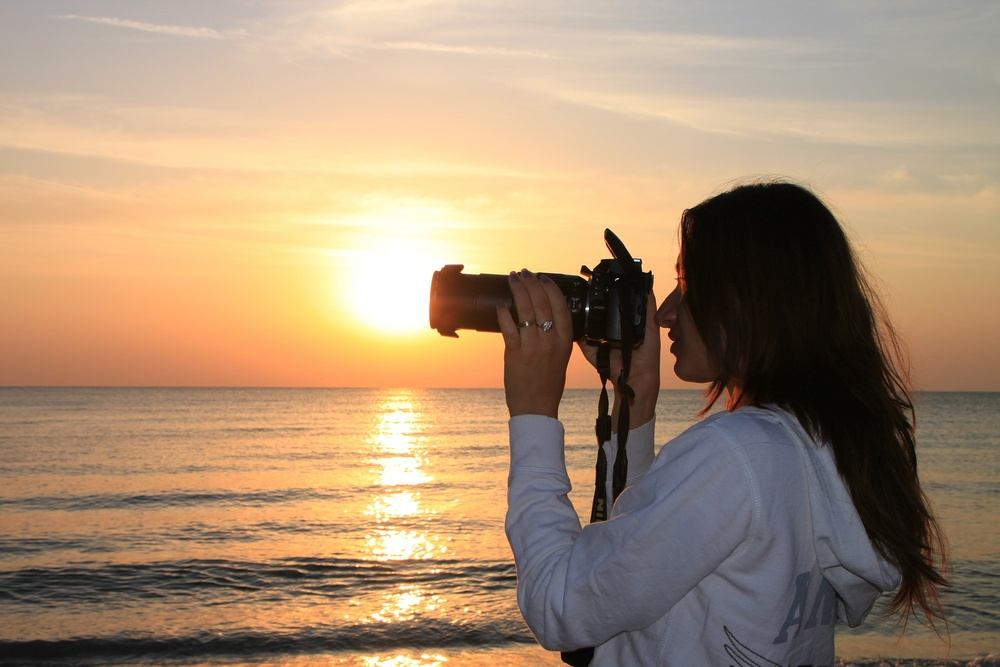
#> input picture Tutorial_OpenCV/imagem/01.jpg, 1000 x 667 px, shrunk from 1920 x 1280 before the run, given in place of the camera
$ python detectaObjCor2.py
#> lines starting #> are read from the running program, lines starting #| are printed output that depends on the picture; after the words box and inside, x2 and y2 are one past the last pixel; in counts of white or black regions, pixels touching at a corner belong together
#!urs/bin env python

from __future__ import print_function
import cv2
import numpy as np

def detec():
    img = cv2.VideoCapture('/dev/video0')
    kernel = np.ones((5,5),np.uint8)

    while(True):
        _, frame = img.read()
#> frame is the input picture: shape (667, 1000, 3); mean B, G, R 115.6, 142.8, 168.3

        blueRangemin = np.array([110,50,50])
        blueRangemax = np.array([130,255,255])
        blueMask = cv2.inRange(frame,blueRangemin,blueRangemax)
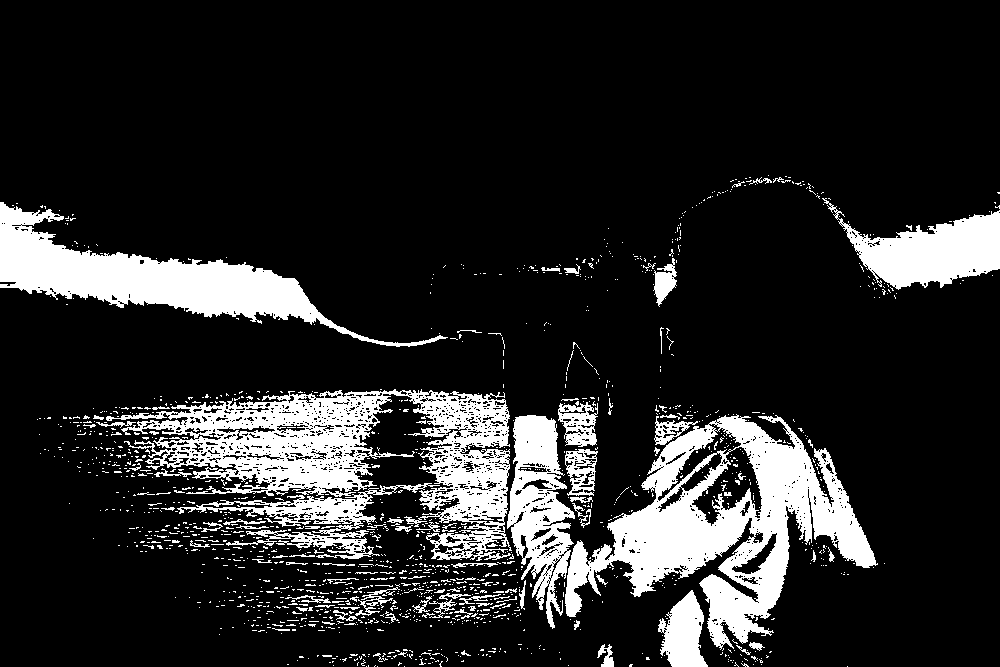
#> blueMask: shape (667, 1000); 15.5% white; 1449 white regions (1348 under 20 px), largest, box (x1, y1, x2, y2) and area: (565, 414, 878, 650) 27263, (106, 389, 512, 561) 25053, (0, 202, 448, 347) 16606

        opening = cv2.morphologyEx(blueMask,cv2.MORPH_OPEN,kernel)
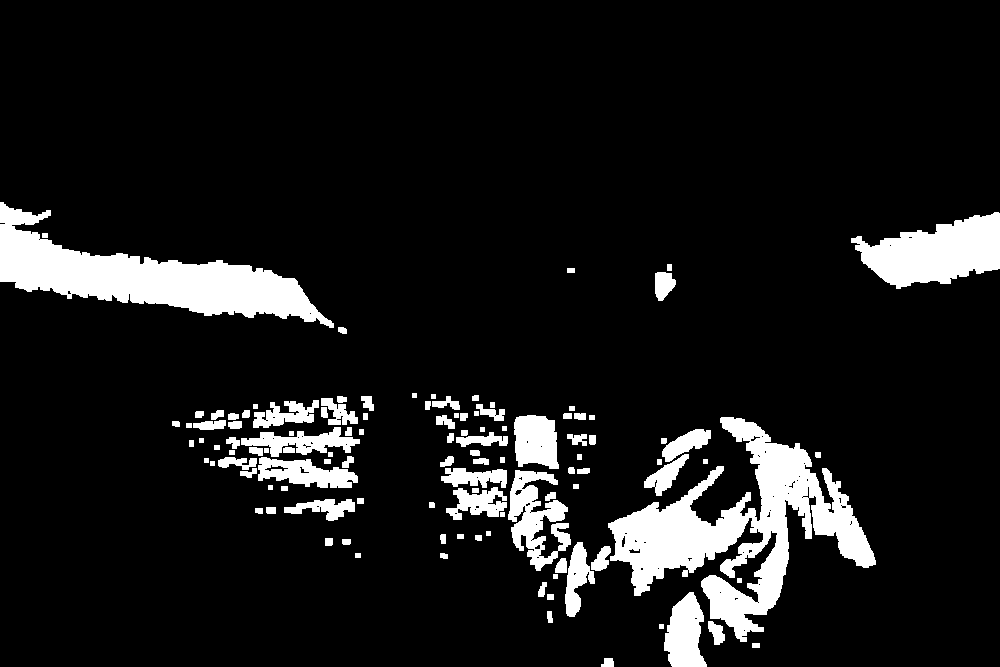
#> opening: shape (667, 1000); 10.2% white; 114 white regions, largest, box (x1, y1, x2, y2) and area: (608, 417, 876, 642) 20428, (0, 202, 334, 328) 15381, (851, 212, 1000, 289) 6977
        x,y,w,h = cv2.boundingRect(opening)
#> x = 0; y = 202; w = 1000; h = 465
        cv2.rectangle(frame,(x,y),(x+w,y+h),(0,255,0),3)
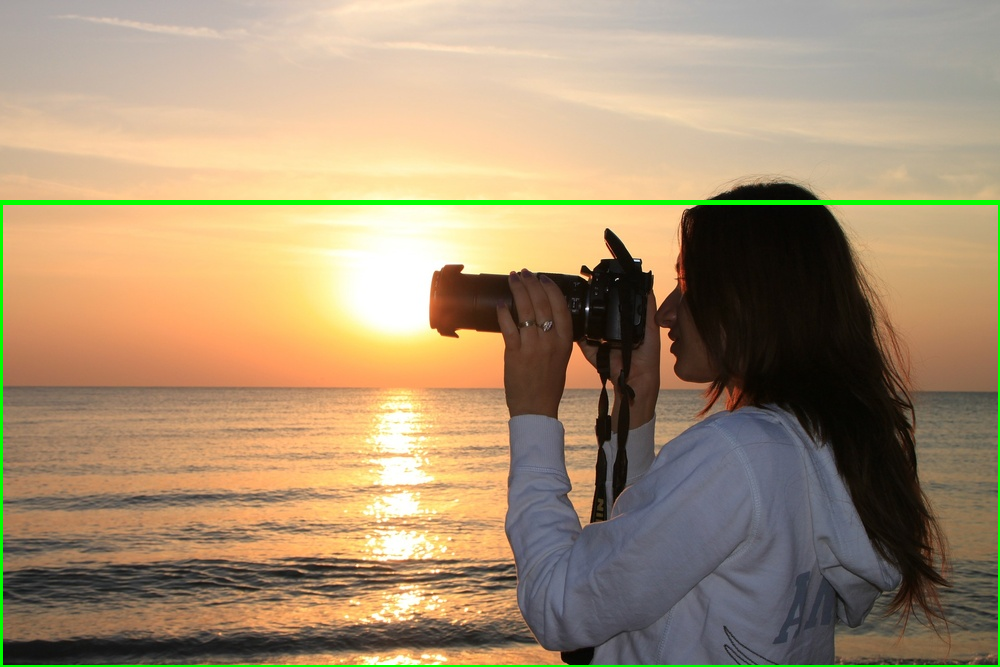
#> frame: shape (667, 1000, 3); 1.39% of pixels changed, all inside (x1, y1, x2, y2) = (0, 200, 1000, 667)
        cv2.circle(frame,(x+w/2,y+h/2),5,(0,0,255),-1)
#> frame: shape (667, 1000, 3); 0.01% of pixels changed, all inside (x1, y1, x2, y2) = (495, 429, 506, 440)
        cv2.namedWindow('camera',cv2.WINDOW_NORMAL)
        cv2.imshow('camera',frame)
        k = cv2.waitKey(1) & 0xFF
#> (key Esc is pressed here)
        if k == 27:
            break
def main():
    detec()

if __name__ == '__main__':
    main()
